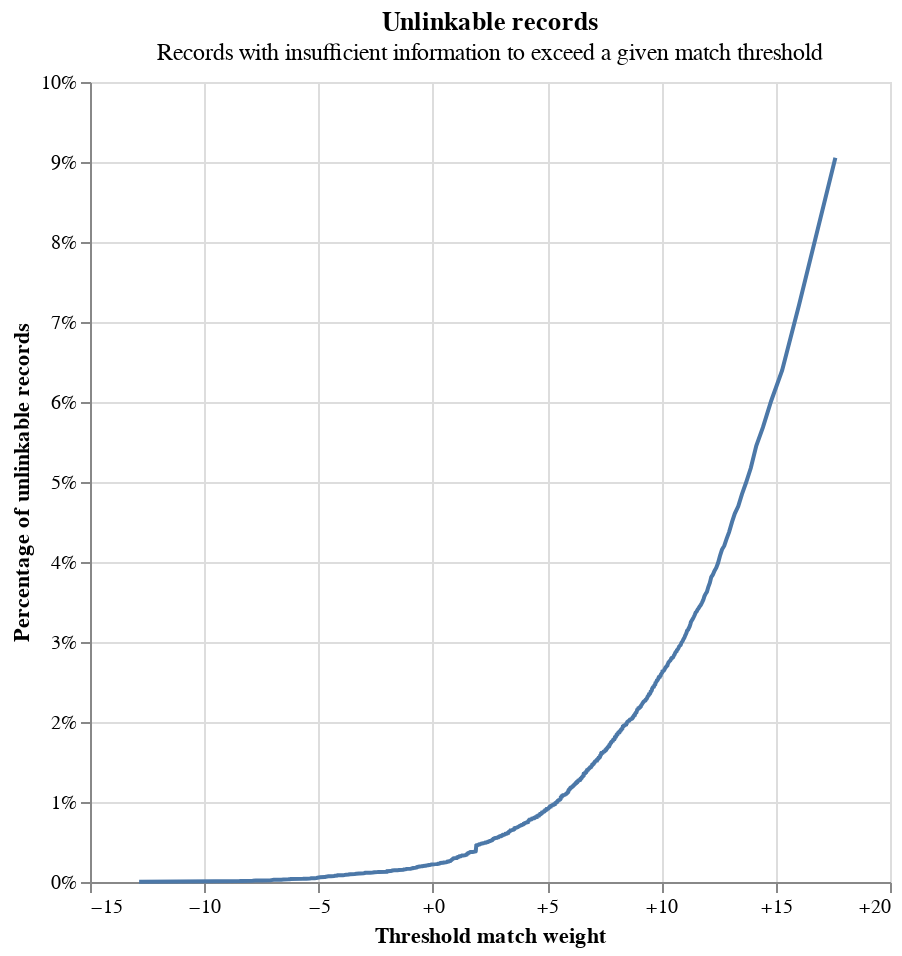

Here is the notebook cell this chart was saved with:
### Code cell
linker.unlinkables_chart()

### Figure 1 — Vega-Lite specification as saved in the notebook (floating-point values rounded to 4 significant figures; data arrays with more than 128 entries replaced by an {"elided": "..."} marker saying what was removed)
{"$schema": "https://vega.github.io/schema/vega-lite/v5.9.3.json", "config": {"view": {"continuousHeight": 300, "continuousWidth": 400}}, "data": {"name": "data-921e5b21c8028990f70968e624698c52"}, "datasets": {"data-921e5b21c8028990f70968e624698c52": {"elided": "1030 records"}}, "height": 400, "layer": [{"encoding": {"x": {"axis": {"format": "+", "title": "Threshold match weight"}, "field": "match_weight", "type": "quantitative"}, "y": {"axis": {"format": "%", "title": "Percentage of unlinkable records"}, "field": "cum_prop", "type": "quantitative"}}, "mark": {"type": "line"}}, {"encoding": {"opacity": {"condition": {"empty": false, "param": "x_match_weight_y_cum_prop_coords_of_mouse", "value": 1}, "value": 0}, "tooltip": [{"field": "match_weight", "format": "+.5", "title": "Match weight", "type": "quantitative"}, {"field": "match_probability", "format": ".5", "title": "Match probability", "type": "quantitative"}, {"field": "cum_prop", "format": ".3%", "title": "Proportion of unlinkable records", "type": "quantitative"}], "x": {"axis": {"title": "Threshold match weight"}, "field": "match_weight", "type": "quantitative"}, "y": {"axis": {"format": "%", "title": "Percentage of unlinkable records"}, "field": "cum_prop", "type": "quantitative"}}, "mark": {"type": "point"}, "name": "mouse_coords"}, {"encoding": {"x": {"field": "match_weight", "type": "quantitative"}}, "mark": {"color": "gray", "type": "rule"}, "transform": [{"filter": {"empty": false, "param": "x_match_weight_y_cum_prop_coords_of_mouse"}}]}, {"encoding": {"y": {"field": "cum_prop", "type": "quantitative"}}, "mark": {"color": "gray", "type": "rule"}, "transform": [{"filter": {"empty": false, "param": "x_match_weight_y_cum_prop_coords_of_mouse"}}]}], "params": [{"name": "x_match_weight_y_cum_prop_coords_of_mouse", "select": {"fields": ["match_weight", "cum_prop"], "nearest": true, "on": "mouseover", "type": "point"}, "views": ["mouse_coords"]}], "title": {"subtitle": "Records with insufficient information to exceed a given match threshold", "text": "Unlinkable records"}, "width": 400}
